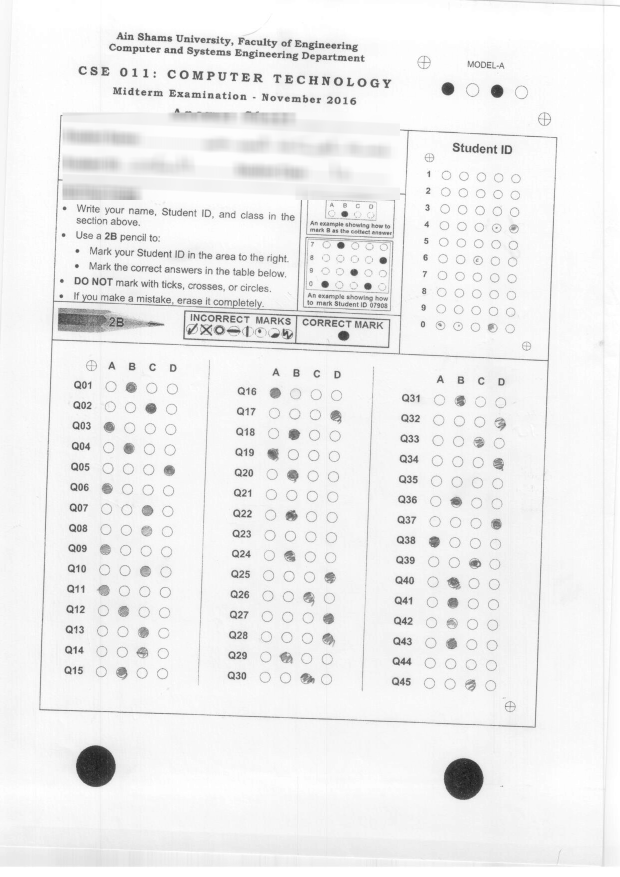
#> input picture S_10_hppscan1.png, 1240 x 1753 px, given as the content of the folder /home/mostafa/TrainData2/, which was not available (shown at 1/2 size)
$ python run.py   (Python 2 division)   (older library calls are emulated)
#> lines starting #> are read from the running program, lines starting #| are printed output that depends on the picture; after the words box and inside, x2 and y2 are one past the last pixel; in counts of white or black regions, pixels touching at a corner belong together; pictures that were not available may be replaced by others from this repository, and a replacement may not be noted
### correctorlib.py
import numpy as np
import argparse
import imutils
import cv2
import os
import math
import operator
#import cv2.cv as cv
def RemoveFoundX(k,Xaxis):
    tmp = []
    for x in xrange(0,len(Xaxis)):
        if k[0] < Xaxis[x]+15 and k[0] > Xaxis[x]-15:
            #Xaxis.remove(Xaxis[x])
            continue
        else:
            tmp.append(Xaxis[x])
        pass
    return tmp
    pass

def predictCircles(l,Xaxis):
    Ox = Xaxis
    if(len(l) != 4):
        for x in xrange(0,len(l)):
        	Xaxis = RemoveFoundX(l[x],Xaxis)
        pass
        for y in xrange(0, len(Xaxis)):
            l.append(np.array([Xaxis[y], l[0][1], 11]))
    l = sorted(l, key=lambda x: x[0])
    return l , Ox
    pass

def isEx(x,Xaxis):
	flag = False
	for f in Xaxis:
		if x < f+15 and x > f-15:
			flag = True
		pass
	return flag
	pass
def ConstructXaxis(Xaxis,Ques):
	for x in Ques:
		if not isEx(x[0],Xaxis):
			Xaxis.append(x[0])
			pass
		pass
	return Xaxis
	pass


ModelaAnswer = {
	1 : 1,
	2 : 2,
	3 : 0,
	4 : 0,
	5 : 3,
	6 : 0,
	7 : 2,
	8 : 2,
	9 : 0,
	10 : 2,
	11 : 0,
	12 : 1,
	13 : 2,
	14 : 2,
	15 : 1,
	16 : 0,
	17 : 3,
	18 : 1,
	19 : 2,
	20 : 1,
	21 : 3,
	22 : 2,
	23 : 3,
	24 : 1,
	25 : 3,
	26 : 2,
	27 : 3,
	28 : 3,
	29 : 1,
	30 : 2,
	31 : 1,
	32 : 1,
	33 : 3,
	34 : 2,
	35 : 1,
	36 : 2,
	37 : 1,
	38 : 2,
	39 : 2,
	40 : 0,
	41 : 1,
	42 : 1,
	43 : 2,
	44 : 2,
	45 : 1,
}


def run(Dir,name,sss=0):
#> called with Dir = '/home/mostafa/TrainData2/', name = 'S_10_hppscan1.png', sss = 0
    thresh = 150
    maxValue = 255
    show = sss
    kernel = np.ones((10,10),np.uint8)
    f = open("result.csv","a")
    direct = Dir+name
    correct = 0
    flag = True
    image = cv2.imread(direct,0)
#> image is the input picture: shape (1753, 1240); min 15, max 255, mean 239.3
    img = image
    img = img[1400:1800, 0:1500]
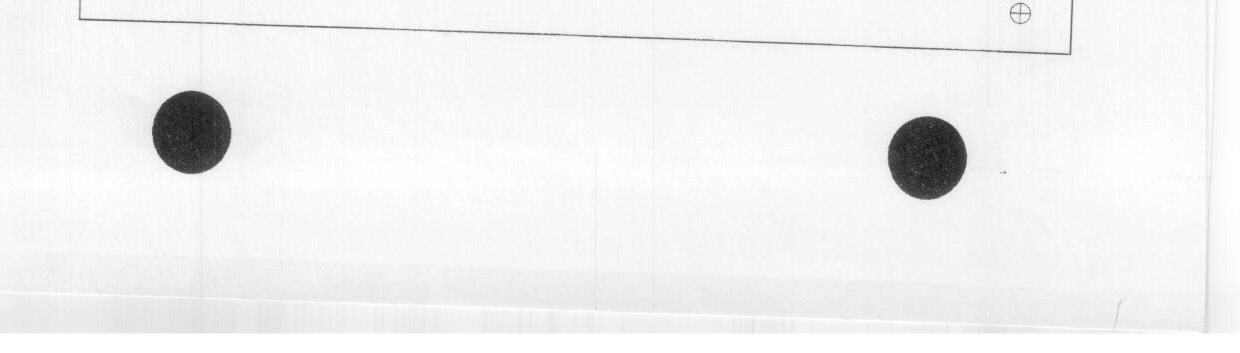
#> img: shape (353, 1240); min 15, max 255, mean 240.9
    img = cv2.medianBlur(img,5)
    img = cv2.morphologyEx(img, cv2.MORPH_CLOSE, kernel)
    img = cv2.morphologyEx(img, cv2.MORPH_OPEN, kernel)
    th, img2 = cv2.threshold(img, thresh, maxValue, cv2.THRESH_BINARY_INV)
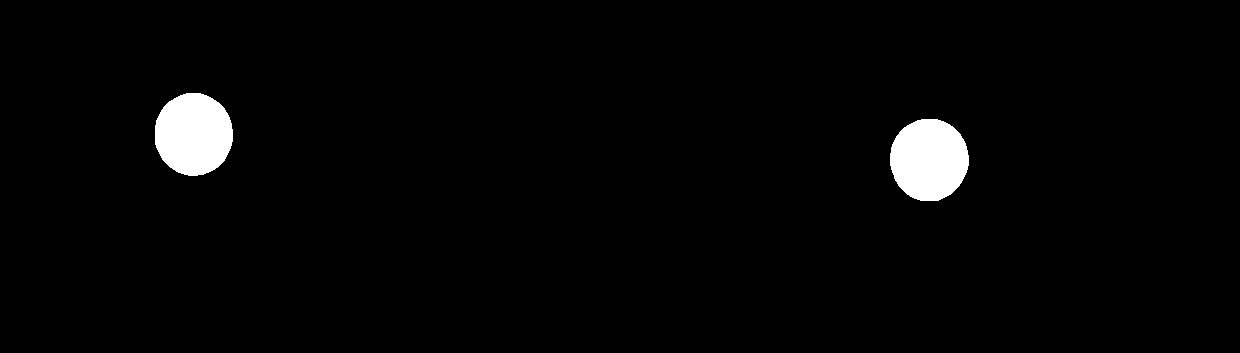
#> img2: shape (353, 1240); 2.3% white; 2 white regions, box (x1, y1, x2, y2) and area: (155, 93, 233, 176) 5119, (890, 119, 969, 201) 5118
#> th = 150
    img2 = cv2.bitwise_not(img2)
    cimg = cv2.cvtColor(img2,cv2.COLOR_GRAY2BGR)
    circles = cv2.HoughCircles(img,cv2.HOUGH_GRADIENT,1,20,param1=50,param2=30,minRadius=0,maxRadius=0)
#> circles = [[928.5, 157.5, 39.1], [193.5, 135.5, 39.6]]
    circles = np.uint16(np.around(circles))
#> circles = [[928, 158, 39], [194, 136, 40]]
    for i in circles[0,:]:
        if flag:
            # first center coordinates
            x1=i[0]
            y1=i[1]
            flag = False
        else:
            #second center coordinates
            x2=i[0]
            y2=i[1]
            pass
        pass
#> this loop made 2 passes
#> (i, x1, y1, flag) on pass 1: ([928, 158, 39], 928, 158, False)
#> (i, x2, y2) on pass 2: ([194, 136, 40], 194, 136)
#> after the loop, flag = False; x1 = 928; y1 = 158
    if x1 > x2:
        tmp1 = x2
#> tmp1 = 194
        tmp2 = y2
#> tmp2 = 136
        x2 = x1
#> x2 = 928
        y2 = y1
#> y2 = 158
        x1 = tmp1
#> x1 = 194
        y1 = tmp2
#> y1 = 136
        pass
    delta_x = float(x2-x1)
#> delta_x = 734
    delta_y = float(y2)-float(y1)
#> delta_y = 22
    rads = math.atan2(delta_y, delta_x)
#> rads = 0.03
    angle = math.degrees(rads)
#> angle = 1.72
    thresh = 210
    image = imutils.rotate_bound(image, angle=-angle)
#> image: shape (1789, 1291)
    image = imutils.translate(image,226-x1 , 140-y1)
    image = image[750:1450, 100:1200]
#> image: shape (700, 1100)
    imagess = cv2.medianBlur(image,5)
    th, imaged = cv2.threshold(imagess, 150, maxValue, cv2.THRESH_BINARY)
#> imaged: shape (700, 1100); 98.1% white; 258 black regions (102 under 20 px), largest, box (x1, y1, x2, y2) and area: (535, 132, 557, 152) 325, (247, 89, 268, 108) 306, (823, 338, 841, 359) 298
    #th = image
    imaged1 = imaged[0:1500, 100:350]
#> imaged1: shape (700, 250); 97.3% white; 69 black regions (21 under 20 px), largest, box (x1, y1, x2, y2) and area: (147, 89, 168, 108) 306, (1, 334, 36, 349) 255, (67, 128, 85, 147) 229
    imaged2= imaged[0:1500, 350:700]
#> imaged2: shape (700, 350); 98% white; 112 black regions (58 under 20 px), largest, box (x1, y1, x2, y2) and area: (185, 132, 207, 152) 325, (144, 173, 163, 193) 277, (146, 50, 166, 69) 270
    imaged3 = imaged[0:1500, 700:1050]
#> imaged3: shape (700, 350); 98% white; 77 black regions (23 under 20 px), largest, box (x1, y1, x2, y2) and area: (123, 338, 141, 359) 298, (56, 581, 93, 596) 255, (164, 459, 183, 476) 254
    imageds = [imaged1,imaged2,imaged3]
    kernel = cv2.getStructuringElement(cv2.MORPH_ELLIPSE,(15,15))

    trialll = cv2.morphologyEx(imaged, cv2.MORPH_CLOSE, kernel)
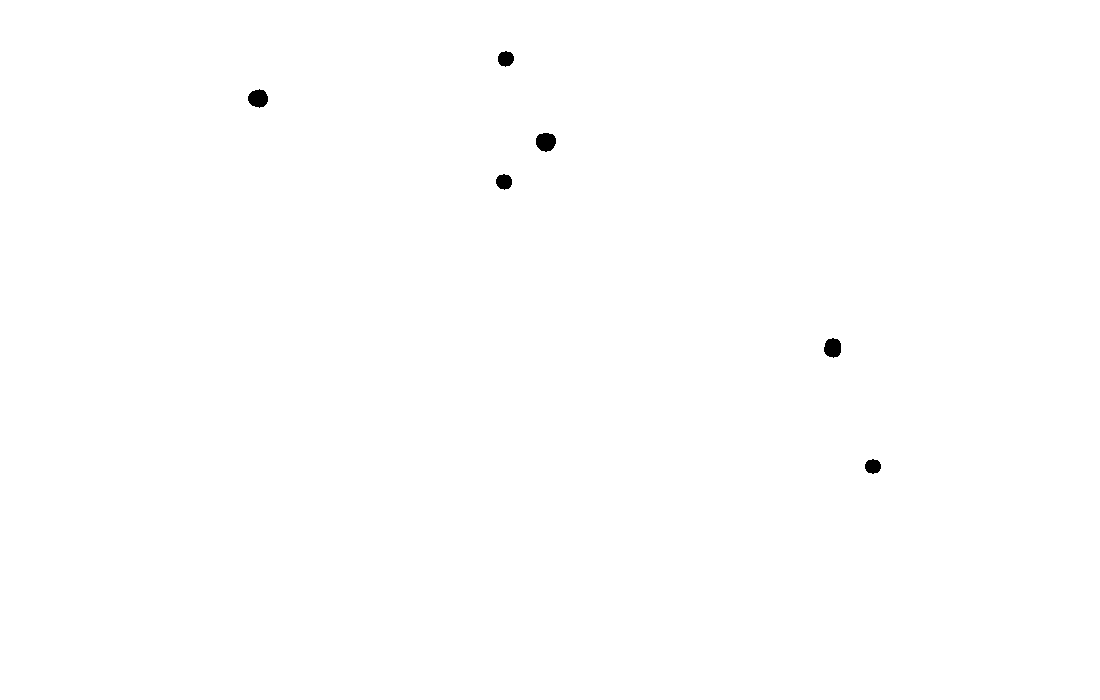
#> trialll: shape (700, 1100); 99.8% white; 6 black regions, box (x1, y1, x2, y2) and area: (536, 133, 556, 152) 300, (248, 89, 268, 108) 282, (824, 338, 841, 358) 268, (498, 51, 514, 67) 195, (496, 174, 512, 190) 195, (865, 459, 881, 474) 184
    image = cv2.adaptiveThreshold(image,255,cv2.ADAPTIVE_THRESH_GAUSSIAN_C,\
            cv2.THRESH_BINARY,23,1)
#> image: shape (700, 1100); 79.3% white; 6504 black regions (4841 under 20 px), largest, box (x1, y1, x2, y2) and area: (52, 0, 57, 700) 2096, (1043, 0, 1050, 700) 2045, (695, 0, 702, 652) 1759
    image = cv2.medianBlur(image,3)
#> image: shape (700, 1100); 81.9% white; 3755 black regions (2256 under 20 px), largest, box (x1, y1, x2, y2) and area: (52, 0, 57, 700) 2100, (1043, 0, 1050, 700) 2046, (695, 0, 702, 652) 1749
    #image = cv2.bitwise_and(image,trialll)
    image1 = image[0:1500, 100:350]
#> image1: shape (700, 250); 80.9% white; 839 black regions (534 under 20 px), largest, box (x1, y1, x2, y2) and area: (104, 617, 127, 643) 392, (105, 168, 127, 191) 390, (187, 211, 210, 233) 379
    image2= image[0:1500, 350:700]
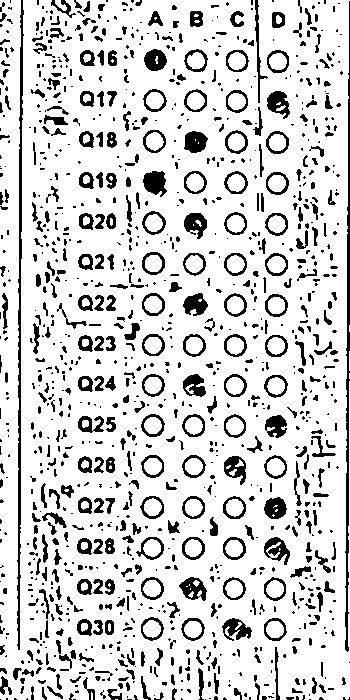
#> image2: shape (700, 350); 83% white; 1167 black regions (713 under 20 px), largest, box (x1, y1, x2, y2) and area: (17, 0, 24, 650) 1704, (345, 1, 350, 652) 1520, (143, 171, 167, 197) 439
    image3 = image[0:1500, 700:1050]
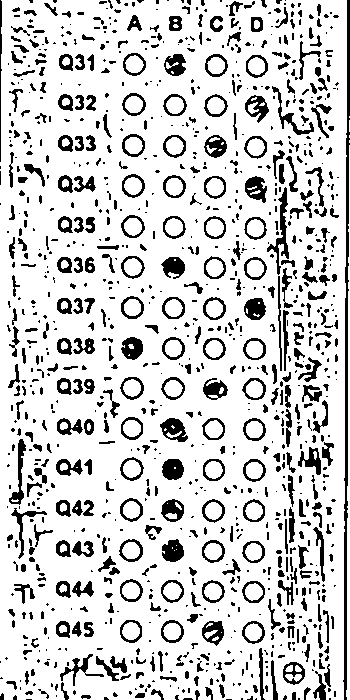
#> image3: shape (700, 350); 82% white; 1100 black regions (647 under 20 px), largest, box (x1, y1, x2, y2) and area: (343, 0, 350, 700) 2046, (267, 187, 289, 275) 516, (160, 418, 188, 442) 394
    images = [image1,image2,image3]
    kernel = cv2.getStructuringElement(cv2.MORPH_ERODE,(5,5))
    image = cv2.morphologyEx(image, cv2.MORPH_ERODE, kernel)
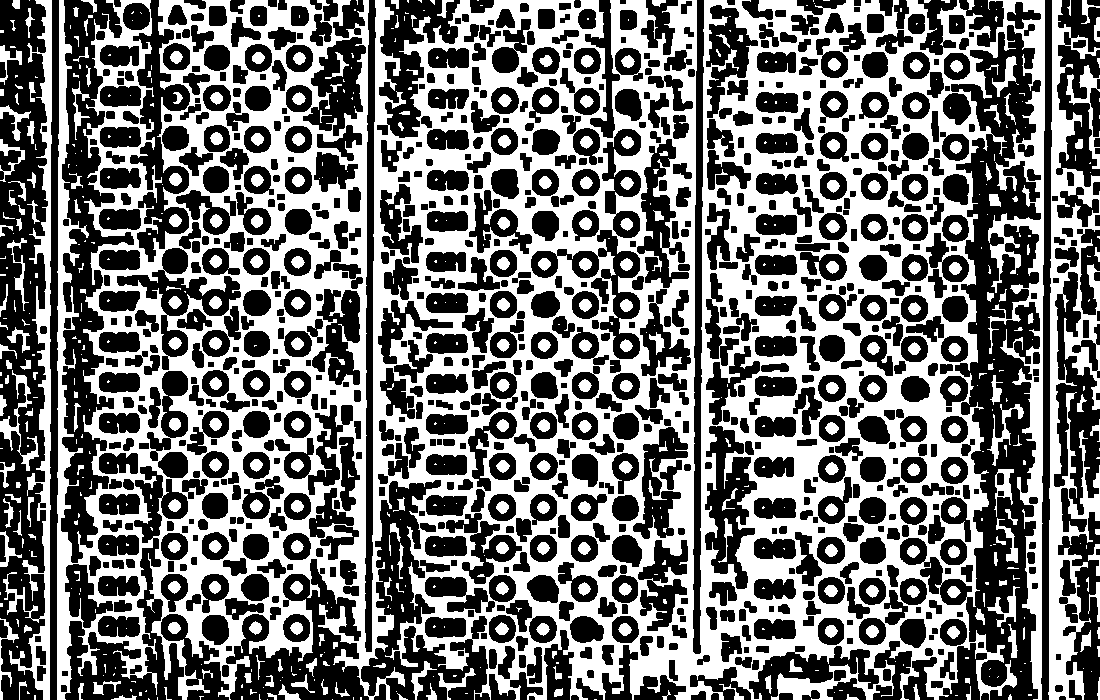
#> image: shape (700, 1100); 45.4% white; 676 white regions (367 under 20 px), largest, box (x1, y1, x2, y2) and area: (57, 0, 1045, 700) 295437, (1048, 0, 1100, 700) 14092, (3, 0, 52, 700) 6754

    FinalCircles = {}
    offset2 = 0
    for xx in xrange(0,3):
        kernel = cv2.getStructuringElement(cv2.MORPH_ELLIPSE,(1,1))
        hel = cv2.morphologyEx(imageds[xx], cv2.MORPH_CLOSE, kernel)
        kernel = cv2.getStructuringElement(cv2.MORPH_ELLIPSE,(15,15))
        whitePage = 255 * np.ones((images[xx].shape),np.uint8) #cv2.cv.CreateImage((images[xx][0],images[xx][1]),8,3)
        whitePage2 = 255 * np.ones((images[xx].shape),np.uint8)
        mask = whitePage
        # cv2.namedWindow("White",cv2.WINDOW_AUTOSIZE)
        # cv2.moveWindow("White", 0, 0)
        # cv2.imshow("White",whitePage)
        blurred = cv2.GaussianBlur(images[xx], (5, 5), 0)
        circles = cv2.HoughCircles(blurred,cv2.HOUGH_GRADIENT,1,20,param1=50,param2=30,minRadius=8,maxRadius=14)
        circles = np.round(circles[0, :]).astype("int")
        #images[xx] = cv2.cvtColor(images[xx], cv2.COLOR_GRAY2BGR)
        Ccircles = np.zeros(circles.shape[1])
        SortedCircles = sorted(circles, key=lambda x: x[1])
        #print SortedCircles
        Ques = {}
        offset = 1
        k = 1
        pre = 0
        Ques[k] = []
        flag = True
        Xaxis = []
        for i,val in enumerate(SortedCircles):
            if i==0:
                Ques[k].append(val)
                pre = val[1]
                continue
            else:
                if ((val[1] - pre) < 7):
                    Ques[k].append(val)
                    continue
                else:
                    # if k == 15:
                    #     break
                    #     pass
                    if len(Xaxis) < 4 and k != 1:
                    	s = Ques[k]
                        if(len(s) > 4):
                            s = sorted(s, key=lambda x: x[0])
                            s = s[len(s)-4:len(s)]
                    	Xaxis = ConstructXaxis(Xaxis,s)
                    	pass
                    # [6 lines of commented-out code are left out]
                    k+=1
                    Ques[k]=[]
                    Ques[k].append(val)
                pre = val[1]
            pass
        if show == 1:
            print Xaxis
        if show == 1:
            for k,v in Ques.items():
                for x in xrange(1,len(v)):
                    cv2.circle(images[xx],(v[x][0],v[x][1]),v[x][2],(0,255,0),2)
                print k , v
                pass
        for k , v in Ques.items():
            v , Xaxis = predictCircles(v,Xaxis)
            if len(v) != 4:
            	Ques.pop(k)
            else:
            	FinalCircles[offset] = v
            	offset += 1
            	pass
            # [5 lines of commented-out code are left out]
        for k,v in FinalCircles.items():
            for x in xrange(0,len(v)):
                cv2.circle(whitePage2,(v[x][0],v[x][1]),5,(0,0,255),-1)
            pass
        hel = cv2.bitwise_or(hel,whitePage2)
        hel = cv2.morphologyEx(hel, cv2.MORPH_ERODE, kernel)
        images[xx] = cv2.bitwise_and(images[xx],hel)
        for k,v in FinalCircles.items():
            # if show == 1:
            #     print k,v
    		Question = []
    		doubled = False
    		for x in xrange(0,len(v)):
    			if ModelaAnswer[k+offset2] == x:
    				cv2.circle(images[xx],(v[x][0],v[x][1]),v[x][2]+5,(0,255,0),2)
    				G = 255
    				B = 0
    			else:
    				G = 0
    				B = 255
    				pass
    			images[xx] = cv2.cvtColor(images[xx], cv2.COLOR_GRAY2BGR)
    			#cv2.circle(images[xx],(v[x][0],v[x][1]),v[x][2]+10,(0,255,0),2)# draw the outer circle
    			#cv2.circle(images[xx],(v[x][0],v[x][1]),v[x][2],(0,G,B),2)
    			#draw the center of the circle
    			#cv2.circle(images[xx],(v[x][0],v[x][1]),2,(0,0,255),3)
    			tmpIm = images[xx]
    			images[xx] = cv2.cvtColor(images[xx], cv2.COLOR_BGR2GRAY)
    			cv2.circle(mask,(v[x][0],v[x][1]),v[x][2],(0,0,0),-1)
    			cv2.bitwise_or(images[xx],mask,mask)
    			ZerosCount = (mask.shape[0]*mask.shape[1]) - np.count_nonzero(mask)
    			Question.append(ZerosCount)
                # [5 lines of commented-out code are left out]
    			mask =255 *  np.ones((images[xx].shape),np.uint8)
    			pass
    		index, value = max(enumerate(Question), key=operator.itemgetter(1))
    		for ds in xrange(0,len(Question)):
    			if ds == index:
    				continue
    				pass
    			if abs(value-Question[ds]) < 61 and value > 207:
    				doubled = True
    			pass
    		if ModelaAnswer[k+offset2] == index and not doubled and value > 207:
    			correct+=1
    		if show == 1:
    		    print Question , index+1#offset+=15
        # for i in circles:
           #  #draw the outer circle
           # cv2.circle(images[xx],(i[0],i[1]),i[2],(0,255,0),2)
           #  #draw the center of the circle
           # cv2.circle(images[xx],(i[0],i[1]),2,(0,0,255),3)
           # pass
        if show == 1:
            print correct
        offset2+=15
        if show == 1:
        	cv2.namedWindow(direct,cv2.WINDOW_AUTOSIZE)
        	cv2.moveWindow(direct, 0, 0)
        	#cv2.resizeWindow(direct, 700,700)
        	cv2.imshow(direct,tmpIm)
        	cv2.waitKey(0)
        	cv2.destroyAllWindows()
        	pass
#> this loop made 1 pass
#> pass 1, in run, `blurred = cv2.GaussianBlur(images[xx], (5, 5), 0)`:
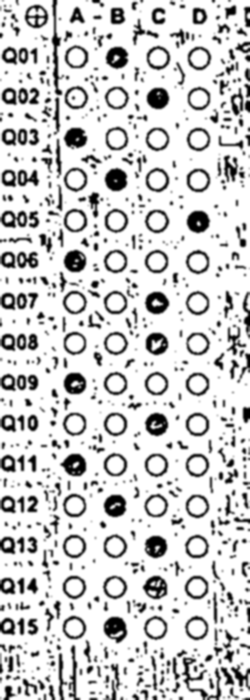
#> blurred: shape (700, 250); min 0, max 255, mean 206.3
#> after the loop: mask: shape (700, 250); every value is 255
#> after the loop, FinalCircles = 0 items; correct = 0; images = 3 items; offset2 = 0; s = [[76, 56, 9], [116, 56, 11], [158, 58, 12], [198, 58, 11]]; v = [[36, 16, 11], [76, 16, 11], [116, 16, 11], [158, 16, 11], [198, 16, 11]]
        # for k,v in FinalCircles.items():
        #     print k , v
        #     pass
    print name , correct
    f.write(name + "," + str(correct) + "\n")
    del correct
    del flag
    del images
    del image
    del Xaxis
    del mask
    del whitePage
    del offset2
    del offset
    del k
    del FinalCircles
    del SortedCircles
    del circles

### run.py
import correctorlib
import os

def deleteContent(fName):
    with open(fName, "w"):
        pass

name = "output"
directory = "/home/mostafa/TrainData2/"
sh = 0
deleteContent("result.csv")
for filename in os.listdir(directory):
    if filename.endswith(".png"):
		#print directory+filename
#> (the run stopped early here; a loop or call above may not have finished)
